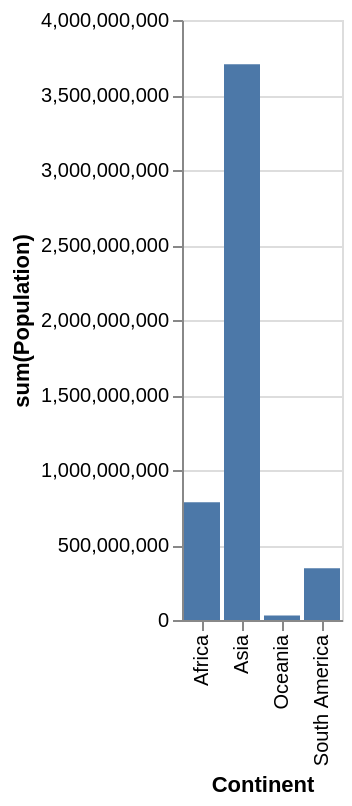

Vega-Lite specification stored for this chart:
### Vega-Lite specification from a JSON file in a GitHub repository (floating-point values rounded to 4 significant figures)
{"data": {"values": [{"x_data": "Africa", "y_data": 784475000}, {"x_data": "Asia", "y_data": 3705025700}, {"x_data": "Oceania", "y_data": 30401150}, {"x_data": "South America", "y_data": 345780000}]}, "mark": "bar", "encoding": {"x": {"field": "x_data", "type": "nominal", "title": "Continent", "sort": "ascending"}, "y": {"field": "y_data", "type": "quantitative", "title": "sum(Population)"}}}
